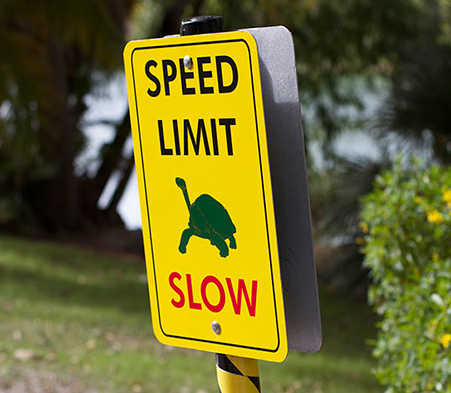
#> input picture test.png, 451 x 393 px
$ python 'geometric transformation.py'
#> lines starting #> are read from the running program, lines starting #| are printed output that depends on the picture
import numpy as np
from PIL import Image
#讀檔案
im = Image.open('test.png')
#> im is the input picture: PIL image 451x393 RGBA; mean R, G, B, A 108.1, 103.6, 41.7, 255
#四邊的像素
locationOldX = [123, 255, 155, 288]
locationOldY = [42, 30, 344, 364]
#找最大最小
W = max(locationOldX) - min(locationOldX)
H = max(locationOldY) - min(locationOldY)
output = Image.new("RGB", (W, H))
#> output: PIL image 165x334 RGB; every value is 0
locationNew = [(0, 0), (W, 0), (0, H), (W, H)]
#矩陣
value = np.mat([[locationNew[0][0], locationNew[0][1], locationNew[0][0] * locationNew[0][1], 1], [locationNew[1][0], locationNew[1][1], locationNew[1][0] * locationNew[1][1], 1], [locationNew[2][0], locationNew[2][1], locationNew[2][0] * locationNew[2][1], 1], [locationNew[3][0], locationNew[3][1], locationNew[3][0] * locationNew[3][1], 1]])
#value * coefX = oldX
oldX = np.mat([[locationOldX[0]], [locationOldX[1]], [locationOldX[2]], [locationOldX[3]]])
coefX = value.I * oldX
#value * coefY = oldY
oldY = np.mat([[locationOldY[0]], [locationOldY[1]], [locationOldY[2]], [locationOldY[3]]])
coefY = value.I * oldY
#帶回公式放入新圖 x'=ax+by+cxy+d
for i in range(0, W):
	for j in range(0, H):
		x = i * coefX[0, 0] + j * coefX[1, 0] + i * j * coefX[2, 0] + coefX[3, 0]
		y = i * coefY[0, 0] + j * coefY[1, 0] + i * j * coefY[2, 0] + coefY[3, 0]
		diffX = x - int(x)
		diffY = y - int(y)
		R = im.getpixel((int(x), int(y)))[0] * (1 - diffY) * (1 - diffX) + im.getpixel((int(x) + 1, int(y)))[0] * (1 - diffY) * (diffX) + im.getpixel((int(x), int(y) + 1))[0] * (diffY) * (1 - diffX) + im.getpixel((int(x) + 1, int(y) + 1))[0] * (diffY) * (diffX)
		G = im.getpixel((int(x), int(y)))[1] * (1 - diffY) * (1 - diffX) + im.getpixel((int(x) + 1, int(y)))[1] * (1 - diffY) * (diffX) + im.getpixel((int(x), int(y) + 1))[1] * (diffY) * (1 - diffX) + im.getpixel((int(x) + 1, int(y) + 1))[1] * (diffY) * (diffX)
		B = im.getpixel((int(x), int(y)))[2] * (1 - diffY) * (1 - diffX) + im.getpixel((int(x) + 1, int(y)))[2] * (1 - diffY) * (diffX) + im.getpixel((int(x), int(y) + 1))[2] * (diffY) * (1 - diffX) + im.getpixel((int(x) + 1, int(y) + 1))[2] * (diffY) * (diffX)
		output.putpixel((i,j),(int(R), int(G), int(B)))
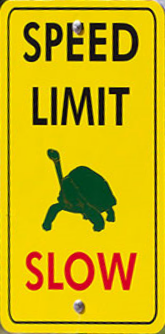
#> output: PIL image 165x334 RGB; mean R, G, B 206, 178.5, 8.2
#輸出圖片
output.save("output.jpg")

#np.linalg.det(A1)
